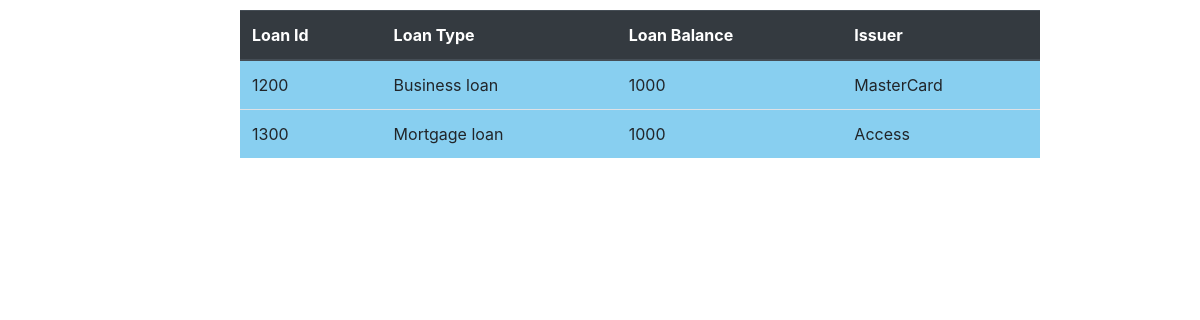
The page /walletapp/loans/ on the database its author committed.
### walletapp/models.py (models this page shows)
class Loan(models.Model):
    loan_id = models.IntegerField()
    loan_type = models.CharField(max_length=15)
    loan_balance = models.IntegerField()
    amount = models.IntegerField()
    guaranter = models.CharField(max_length=20)
    issuer = models.CharField(max_length=20)
    wallet = models.ForeignKey("Wallet",on_delete=models.CASCADE,related_name='Loan_wallet')

### walletapp/views.py (the view)
# urls.py: path('loans/', views.list_loans, name="loans_list"),
def list_loans(request):
    loans = models.Loan.objects.all()
    return render(request, "loans_list.html",{'loans': loans})

### walletapp/templates/loans_list.html (shortened to what this page needs)
<!DOCTYPE html>
<html lang="en">
<head>
    <link rel="stylesheet" href="https://cdn.jsdelivr.net/npm/bootstrap@4.3.1/dist/css/bootstrap.min.css">
</head>
<body>
    <table class="table" style="width: 50rem; margin-top:10px;margin-left: 20%; padding:2% 5%; background-color:#88CFF0;">
        <thead class="thead-dark">        <tr>
            <th>Loan Id</th>
            <th>Loan Type</th>
            <th>Loan Balance</th>
            <th>Issuer</th>
        </tr>
        </thead>
        <tr>
            {%for loan in loans%}
            <td>{{loan.loan_id}}</td>
            <td>{{loan.loan_type}}</td>
            <td>{{loan.loan_balance}}</td>
            <td>{{loan.issuer}}</td>
        </tr>
        {% endfor %}
    </table>
</body>
</html>

### rows shown on the page
Loan: loan_id "1200", loan_type "Business loan", loan_balance "1000", issuer "MasterCard"
Loan: loan_id "1300", loan_type "Mortgage loan", loan_balance "1000", issuer "Access"
